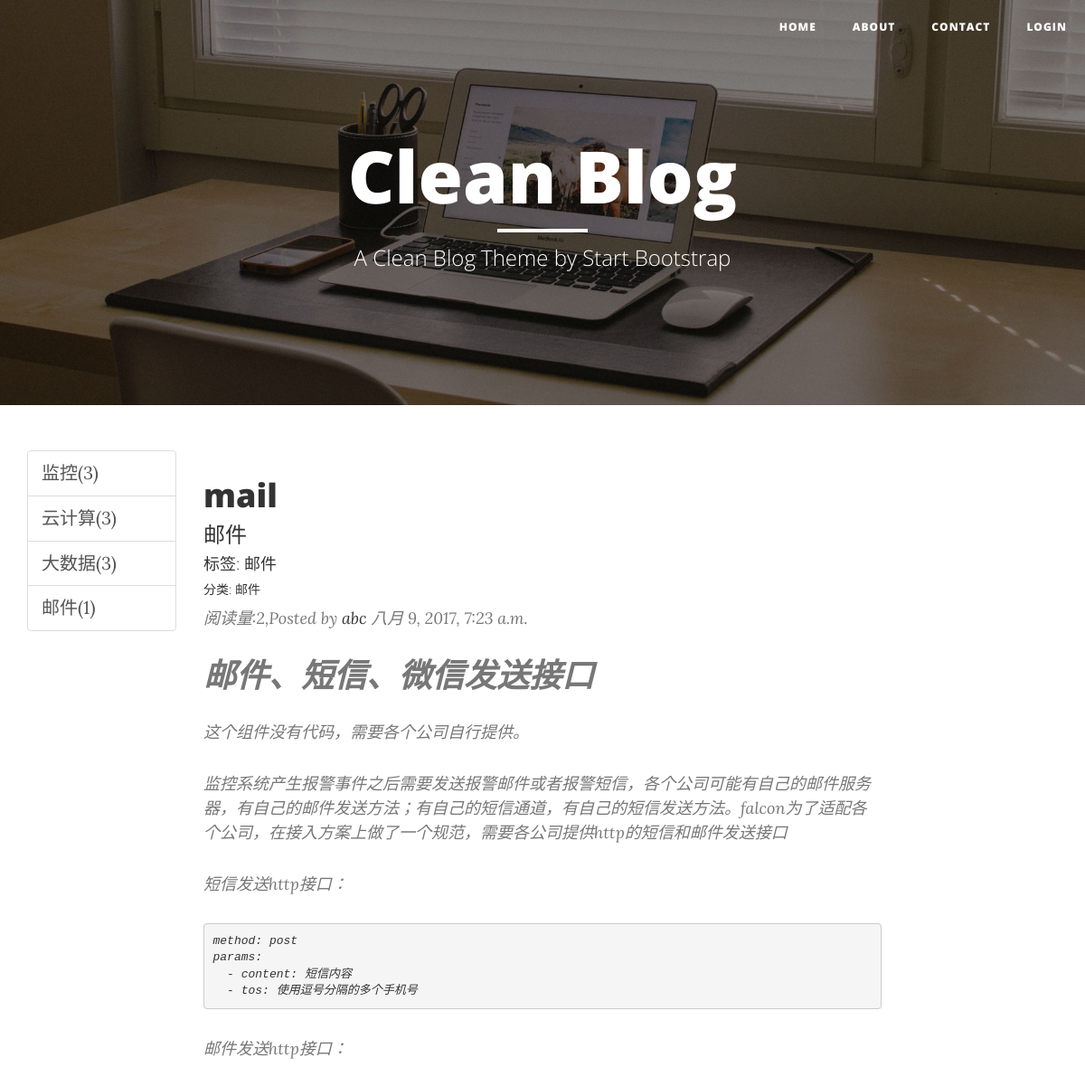
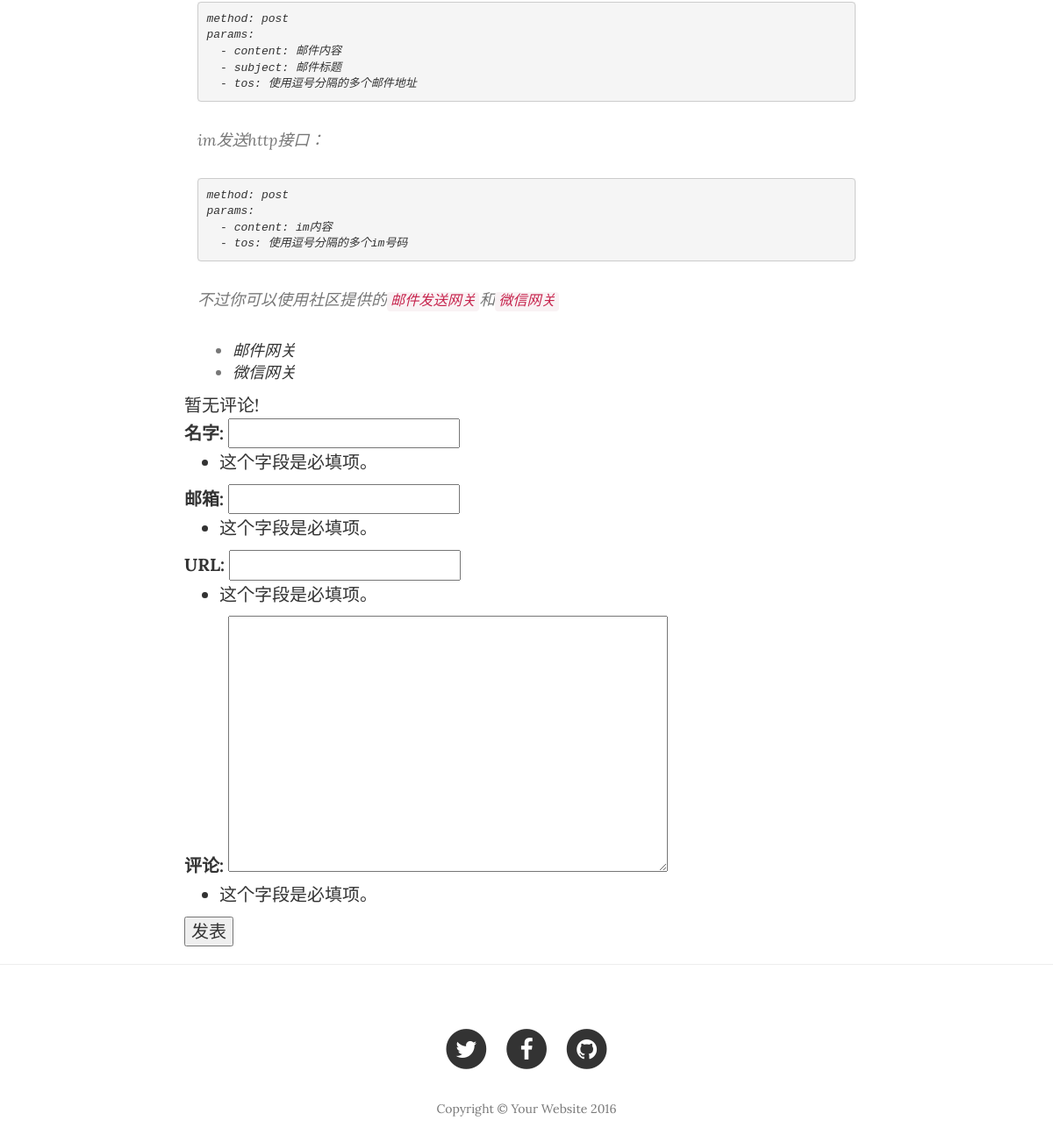
/blog/post/10/, run on the app's committed database (2 pictures, top to bottom).
### blog/models.py (models this page shows, shortened)
class Category(models.Model):
    name = models.CharField(max_length=255)
    def __unicode__(self):
        return self.name

class Article(models.Model):
    title = models.CharField(max_length=255)
    abstract = models.CharField(max_length=255)
    content = models.TextField()
    create_time = models.DateTimeField(auto_now_add=True)
    modify_time = models.DateTimeField(auto_now_add=True)
    author = models.ForeignKey(Author,on_delete=models.CASCADE)
    tags = models.ManyToManyField(Tag,blank=True)
    category = models.ForeignKey(Category,on_delete=models.CASCADE)
    read_count = models.PositiveIntegerField(default=0)
    def get_absolute_url(self):
        return reverse("blog:detail",kwargs={'pk':self.pk})
    def increase_readcnt(self):
        self.read_count += 1
        self.save(update_fields=['read_count'])

class Tag(models.Model):
    name = models.CharField(max_length=255)

class Author(models.Model):
    name  = models.CharField(max_length=255)
    password = models.CharField(max_length=255)
    email = models.EmailField()

### blog/views.py (the view)
# urls.py: url(r'^post/(?P<pk>[0-9]+)/$', views.detail,name="detail"),
def detail(request,pk):
    article = get_object_or_404(Article,pk=pk)
    article.increase_readcnt()
    article.content = markdown.markdown(article.content,extensions= [
        'markdown.extensions.extra','markdown.extensions.codehilite','markdown.extensions.toc'])
    form = CommentForm(request.POST)
    comment_list = article.comment_set.all()
    context = { 'article' : article,
                'form' : form,
                'comment_list' : comment_list}
    return render(request,'blog/post.html',context=context)

### comments/forms.py
class CommentForm(forms.ModelForm):
    class Meta:
        model = Comment
        fields = ['name','email','url','text']

### blog/templatetags/tags.py (called while the page is built)
@register.simple_tag
def get_categories():
    return Category.objects.all()

### blog/templates/blog/post.html (shortened to what this page needs)
{% extends 'blog/base.html' %}
{% block header %}
    <header class="intro-header bg-img">
        <div class="container">
            <div class="row">
                <div class="col-lg-8 col-lg-offset-2 col-md-10 col-md-offset-1">
                    <div class="site-heading">
                        <h1>Clean Blog</h1>
                        <hr class="small">
                        <span class="subheading">A Clean Blog Theme by Start Bootstrap</span>
                    </div>
                </div>
            </div>
        </div>
    </header>
{% endblock header %}
{% block main %}
<div class="col-lg-8 col-md-10">
    <div class="post-preview">
        <a href="{{ article.get_absolute_url }}">
            <h2 class="post-title">
                {{ article.title }}
            </h2>
            <h3 class="post-subtitle">
                {{ article.abstract }}
            </h3>
            <h4 class="post-subtitle">
                标签:
                {% for tag in article.tags.all %}
                {{ tag.name }}
                {% endfor %}
            </h4>
            <h5 class="post-subtitle">
                分类: {{ article.category }}
            </h5>
        </a>
        <p class="post-meta">阅读量:{{ article.read_count }},Posted by <a href="#">{{ article.author.name }}</a> {{ article.create_time }}</p>
        <div class="post-meta">
            {{ article.content|safe }}
        </div>
    </div>
    <div class="row">
        {% for comment in comment_list %}
        <div class="post-preview">
            <div class="post-meta">
                {{ comment.text }}
            </div>
            <span class="post-meta">{{ comment.name }}</span>
            <span>{{ comment.create_time }}</span>
        </div>
        {% empty %}
            暂无评论!
        {% endfor %}
    </div>
    <div class="row">
        <form class="form-horizontal" action="{% url 'comments:post_comment' article.pk %}" method="post">
        <div>
            <label for ="{{ form.name.id_for_label }}">名字:</label>
            {{ form.name }}
            {{ form.name.errors }}
        </div>
        <div>
            <label for ="{{ form.email.id_for_label }}">邮箱:</label>
            {{ form.email }}
            {{ form.email.errors }}
        </div>
        <div>
            <label for ="{{ form.url.id_for_label }}">URL:</label>
            {{ form.url }}
            {{ form.url.errors }}
        </div>
        <div>
            <label for ="{{ form.text.id_for_label }}">评论:</label>
            {{ form.text }}
            {{ form.text.errors }}
        </div>
        <div>
            <button type="submit" class="comment-btn">发表</button>
        </div>
        </form>
    </div>
</div>
{% endblock main %}

### blog/templates/blog/base.html (shortened to what this page needs)
{% load staticfiles %}
{% load tags %}
<!DOCTYPE html>
<html lang="en">
<head>
    <link href="{% static 'blog/vendor/bootstrap/css/bootstrap.min.css' %}" rel="stylesheet">
    <link href="{% static 'blog/css/clean-blog.min.css' %}" rel="stylesheet">
    <link href="{% static 'blog/vendor/font-awesome/css/font-awesome.min.css' %}" rel="stylesheet" type="text/css">
    <link href="{% static 'blog/css/django-blog.css' %}" rel="stylesheet">
    <link href="{% static 'blog/css/code.css' %}" rel="stylesheet">
</head>
<body>
    <nav class="navbar navbar-default navbar-custom navbar-fixed-top">
        <div class="container-fluid">
            <div class="navbar-header page-scroll">
                <a class="navbar-brand" href="{% url 'blog:index' %}">
                </a>
            </div>
            <div class="collapse navbar-collapse" id="bs-example-navbar-collapse-1">
                <ul class="nav navbar-nav navbar-right">
                    <li>
                        <a href="{% url 'blog:index'%}">Home</a>
                    </li>
                    <li>
                        <a href="{% url 'blog:about' %}">About</a> </li>
                    <li>
                        <a href="{% url 'blog:contact'%}">Contact</a>
                    </li>
                    <li>
                        {% if not user.is_authenticated %}
                        <a href="/users/login/?next={{ request.path }}">login</a>
                        {% else %}
                        <a href="/users/logout/?next=/">logout</a>
                        {% endif %}
                    </li>
                </ul>
            </div>
        </div>
    </nav>
    {% block header %}
    {% endblock %}
    <div class="container">
        <div class="row">
            <div class="col-lg-2 col-md-2">
                {% get_categories as categories %}
                <div class="list-group">
                {% for category in categories %}
                <a href="{% url 'blog:index' category.pk %}" class="list-group-item">
                    {{ category }}({{ category.article_set.count}})
                </a>
                {% empty %}
                暂无文章分类
                {% endfor %}
                </div>
            </div>
            {% block main %}
            {% endblock %}
        </div>
    </div>
    <hr>
    <footer>
        <div class="container">
            <div class="row">
                <div class="col-lg-8 col-lg-offset-2 col-md-10 col-md-offset-1">
                    <ul class="list-inline text-center">
                        <li>
                            <a href="#">
                                <span class="fa-stack fa-lg">
                                    <i class="fa fa-circle fa-stack-2x"></i>
                                    <i class="fa fa-twitter fa-stack-1x fa-inverse"></i>
                                </span>
                            </a>
                        </li>
                        <li>
                            <a href="#">
                                <span class="fa-stack fa-lg">
                                    <i class="fa fa-circle fa-stack-2x"></i>
                                    <i class="fa fa-facebook fa-stack-1x fa-inverse"></i>
                                </span>
                            </a>
                        </li>
                        <li>
                            <a href="#">
                                <span class="fa-stack fa-lg">
                                    <i class="fa fa-circle fa-stack-2x"></i>
                                    <i class="fa fa-github fa-stack-1x fa-inverse"></i>
                                </span>
                            </a>
                        </li>
                    </ul>
                    <p class="copyright text-muted">Copyright &copy; Your Website 2016</p>
                </div>
            </div>
        </div>
    </footer>
</body>
</html>

### blog/static/blog/css/django-blog.css (style rules this page uses)
.bg-img { background-image: url('../img/home-bg.jpg') }

### blog/static/blog/css/code.css (style rules this page uses)
.codehilite { background: #f8f8f8; }

### data on the page
Category: name "监控", article_set.count "3"
Category: name "云计算", article_set.count "3"
Category: name "大数据", article_set.count "3"
Category: name "邮件", article_set.count "1"
Article: title "mail", abstract "邮件", category "邮件", read_count "2", author.name "abc", create_time "八月 9, 2017, 7:23 a.m.", content "邮件、短信、微信发送接口 这个组件没有代码，需要各个公司自行提供。 监控系统产生报警事件之后需要发送报警邮件或者报警短信，各个公司可能有自己的邮件服务器，有自己的邮件发送方法；有自己的短信通道，有自己的短信发送方法。falcon为了适配各个公司，在接入方案上做了一个规范，需要各公司提供http的短信和邮件发送接口 短信发送http接口： method: post params: - content: 短信内容 - tos: 使用逗号分隔的多个手机号 邮件发送http接口： method: post params: - content: 邮件内容 - subject: 邮件标题 - tos: 使用逗号分隔的多个邮件地址 im发送http接口： method: post params: - content: im内容 - tos: 使用逗号分隔的多个im号码 不过你可以使用社区提供的 邮件发送网关 和 微信网关 邮件网关 微信网关"
Tag: name "邮件"
